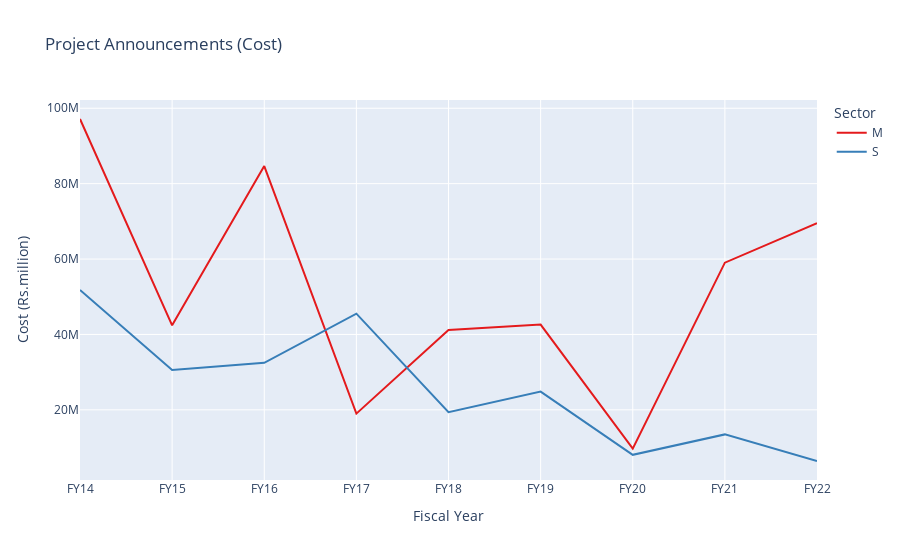

Here is the notebook cell this chart was saved with:
### Markdown cell above
#### What is the proportion of manufacturing to service project announcements?
Ans: There is a steady decline in announced cost of services projects, but manufacturing declined between 2016 and 2020, and rose to the pre-pandemic level by FY 2022.

### Code cell
grouped_df = df.groupby(['Fiscal_Year','Sector'])['Cost (Rs.million)'].sum().reset_index()

# Create the bar chart using Plotly
fig = px.line(grouped_df, x='Fiscal_Year', y='Cost (Rs.million)', color='Sector',
             labels={'Fiscal_Year': 'Fiscal Year', 'Project Name': 'Project Announcements(count)'},
             title='Project Announcements (Cost)',
             color_discrete_sequence=px.colors.qualitative.Set1,
            )
# Set x-axis labels to include both FY and Quarter
fig.update_xaxes(tickmode='array', 
                 tickvals=grouped_df.index,
#                  ticktext=[f"{row['Fiscal_Year']} Q{row['Quarter']}" for idx, row in grouped_df.iterrows()]
                )

# Show the plot
fig.show()

### Figure 1 — Plotly figure (JSON) as saved in the notebook; plotly's stock layout.template omitted (floating-point values rounded to 4 significant figures)
{"data": [{"hovertemplate": "Sector=M<br>Fiscal Year=%{x}<br>Cost (Rs.million)=%{y}<extra></extra>", "legendgroup": "M", "line": {"color": "rgb(228,26,28)", "dash": "solid"}, "marker": {"symbol": "circle"}, "mode": "lines", "name": "M", "orientation": "v", "showlegend": true, "type": "scatter", "x": ["FY14", "FY15", "FY16", "FY17", "FY18", "FY19", "FY20", "FY21", "FY22"], "xaxis": "x", "y": [97150000.0, 42420000.0, 84650000.0, 19000000.0, 41200000.0, 42620000.0, 9717000.0, 59040000.0, 69510000.0], "yaxis": "y"}, {"hovertemplate": "Sector=S<br>Fiscal Year=%{x}<br>Cost (Rs.million)=%{y}<extra></extra>", "legendgroup": "S", "line": {"color": "rgb(55,126,184)", "dash": "solid"}, "marker": {"symbol": "circle"}, "mode": "lines", "name": "S", "orientation": "v", "showlegend": true, "type": "scatter", "x": ["FY14", "FY15", "FY16", "FY17", "FY18", "FY19", "FY20", "FY21", "FY22"], "xaxis": "x", "y": [51780000.0, 30580000.0, 32470000.0, 45520000.0, 19370000.0, 24830000.0, 8070000.0, 13490000.0, 6429000.0], "yaxis": "y"}], "layout": {"legend": {"title": {"text": "Sector"}, "tracegroupgap": 0}, "title": {"text": "Project Announcements (Cost)"}, "xaxis": {"anchor": "y", "domain": [0, 1], "tickmode": "array", "tickvals": [0, 1, 2, 3, 4, 5, 6, 7, 8, 9, 10, 11, 12, 13, 14, 15, 16, 17], "title": {"text": "Fiscal Year"}}, "yaxis": {"anchor": "x", "domain": [0, 1], "title": {"text": "Cost (Rs.million)"}}}}
